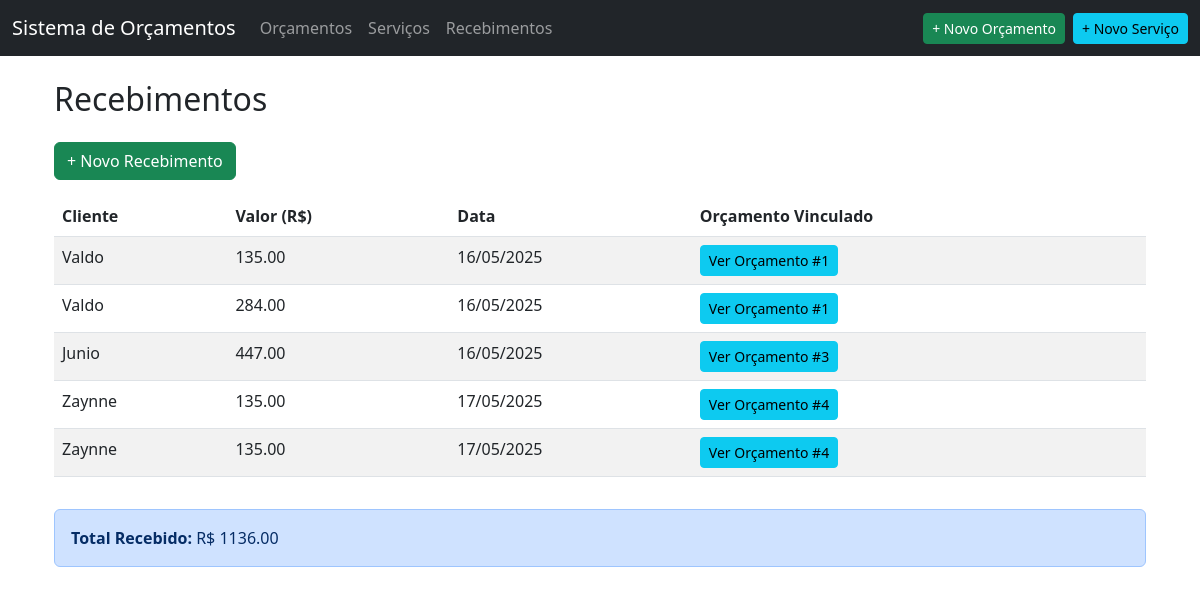
Page /recebimentos on the committed database.
### app.py (models this page shows)
class Recebimento(db.Model):
    id = db.Column(db.Integer, primary_key=True)
    cliente_nome = db.Column(db.String(100))
    valor = db.Column(db.Float)
    data = db.Column(db.DateTime, default=datetime.now)
    orcamento_id = db.Column(db.Integer, db.ForeignKey('orcamento.id'))

### app.py (the view)
@app.route('/recebimentos')
def lista_recebimentos():
    recebimentos = Recebimento.query.all()
    return render_template('recebimentos/lista.html', recebimentos=recebimentos, datetime=datetime)

### templates/recebimentos/lista.html
{% extends "base.html" %}
{% block content %}
<div class="container">
    <h2 class="my-4">Recebimentos</h2>
    <a href="{{ url_for('adicionar_recebimento') }}" class="btn btn-success mb-3">+ Novo Recebimento</a>
    <div class="table-responsive">
        <table class="table table-striped">
            <thead>
                <tr>
                    <th>Cliente</th>
                    <th>Valor (R$)</th>
                    <th>Data</th>
                    <th>Orçamento Vinculado</th>
                </tr>
            </thead>
            <tbody>
                {% for recebimento in recebimentos %}
                <tr>
                    <td>{{ recebimento.cliente_nome }}</td>
                    <td>{{ "%.2f"|format(recebimento.valor) }}</td>
                    <td>{{ recebimento.data.strftime('%d/%m/%Y') }}</td>
                    <td>
                        {% if recebimento.orcamento_id %}
                            <a href="{{ url_for('detalhes_orcamento', id=recebimento.orcamento_id) }}" class="btn btn-sm btn-info">
                                Ver Orçamento #{{ recebimento.orcamento_id }}
                            </a>
                        {% else %}
                            <span class="text-muted">Nenhum</span>
                        {% endif %}
                    </td>
                </tr>
                {% else %}
                <tr>
                    <td colspan="4" class="text-center">Nenhum recebimento registrado.</td>
                </tr>
                {% endfor %}
            </tbody>
        </table>
    </div>
    <div class="alert alert-primary mt-3">
        <strong>Total Recebido:</strong> R$ {{ "%.2f"|format(recebimentos|sum(attribute='valor')) }}
    </div>
</div>
{% endblock %}

### templates/base.html (shortened to what this page needs)
<!DOCTYPE html>
<html lang="en">
<head>
    <link rel="stylesheet" href="https://cdn.jsdelivr.net/npm/bootstrap@5.3.0/dist/css/bootstrap.min.css">
</head>
<body>
    <nav class="navbar navbar-expand-lg navbar-dark bg-dark">
        <div class="container-fluid">
            <a class="navbar-brand" href="{{ url_for('index') }}">Sistema de Orçamentos</a>
            <div class="collapse navbar-collapse" id="navbarNav">
                <ul class="navbar-nav">
                    <li class="nav-item">
                        <a class="nav-link" href="{{ url_for('lista_orcamentos') }}">Orçamentos</a>
                    </li>
                    <li class="nav-item">
                        <a class="nav-link" href="{{ url_for('lista_servicos_padrao') }}">Serviços</a>
                    </li>
                    <li class="nav-item">
                        <a class="nav-link" href="{{ url_for('lista_recebimentos') }}">Recebimentos</a>
                    </li>
                </ul>
                <ul class="navbar-nav ms-auto">
                    <li class="nav-item">
                        <a class="btn btn-success btn-sm me-2" href="{{ url_for('criar_orcamento') }}">+ Novo Orçamento</a>
                    </li>
                    <li class="nav-item">
                        <a class="btn btn-info btn-sm" href="{{ url_for('criar_servico_padrao') }}">+ Novo Serviço</a>
                    </li>
                </ul>
            </div>
        </div>
    </nav>
    <div class="container mt-4">
        {% block content %}
        {% endblock %}
    </div>
</body>
</html>

### rows in the picture
Recebimento: cliente_nome "Valdo", valor "135.00", data "16/05/2025", orcamento_id "1"
Recebimento: cliente_nome "Valdo", valor "284.00", data "16/05/2025", orcamento_id "1"
Recebimento: cliente_nome "Junio", valor "447.00", data "16/05/2025", orcamento_id "3"
Recebimento: cliente_nome "Zaynne", valor "135.00", data "17/05/2025", orcamento_id "4"
Recebimento: cliente_nome "Zaynne", valor "135.00", data "17/05/2025", orcamento_id "4"

### other values in the picture
{{ "%.2f"|format(recebimentos|sum(attribute='valor')) }} "1136.00"
